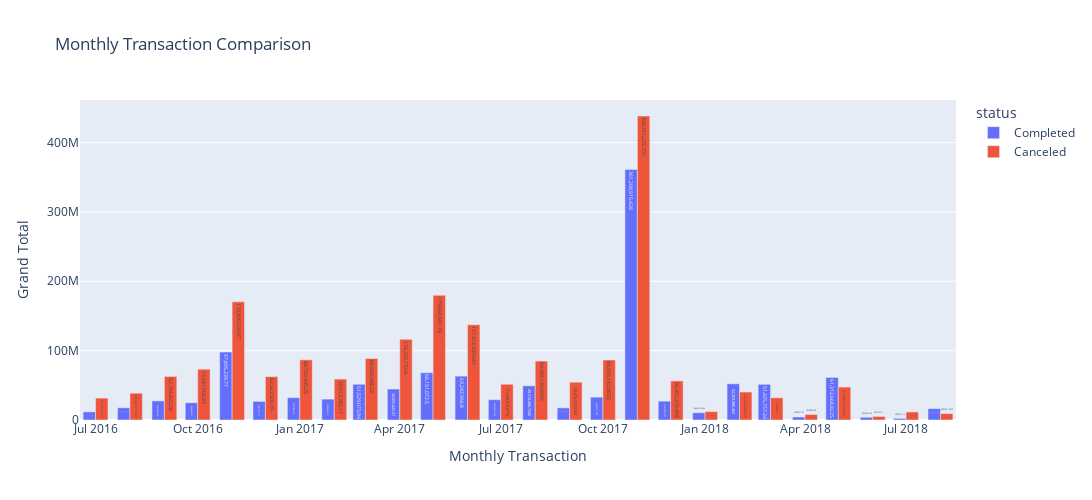

Notebook code cell kept with this figure:
### Code cell
# visualization section
fig = px.bar(group_monthly_sales, x='month_year', y='grand_total', color='status', text='grand_total', 
            labels={'month_year':'Monthly Transaction', 'grand_total':'Grand Total'},
            title='Monthly Transaction Comparison')
fig.update_traces(texttemplate='%{text:,}')

fig.update_layout(
    autosize=True,
    width=1200,
    height=500,
    barmode='group'
)
fig.show()
